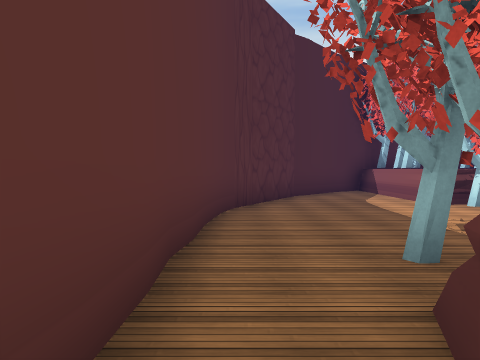
View 1 (above)

24 first-person views from a walk through a scene from a Unity 3-D project. The camera is 1.5 m above the floor, tilts 2° down and sees 70° across. The floor is counted in squares, 2 m on a side. Each view is taken from the middle of a square. On the plan, view 1 faces up. The plan holds only what a view shows up to about 11 squares ahead; the rest is blank. The place goes on beyond the plan. The player is left out. Some surface patterns are stand-ins.

View 2
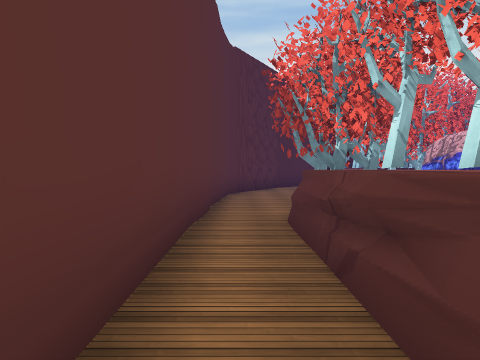

View 3
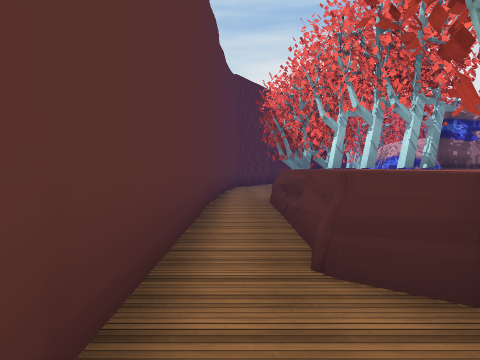

View 4
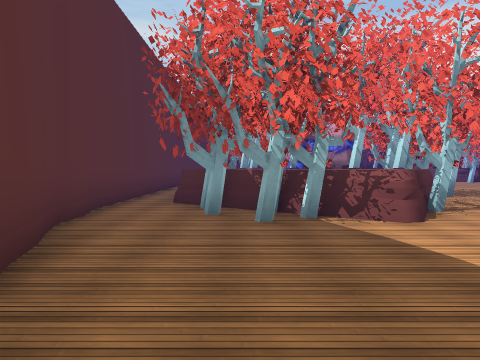

View 5
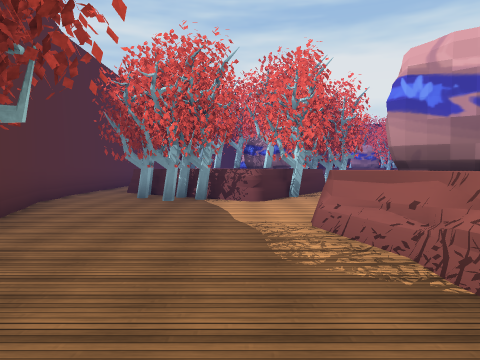

View 6
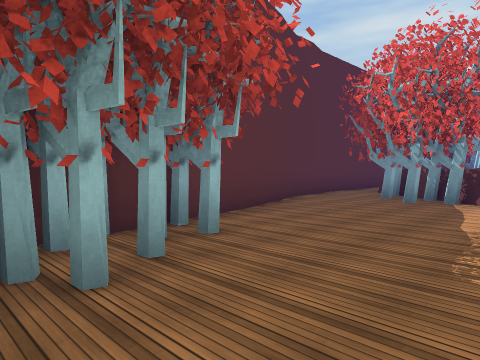

View 7
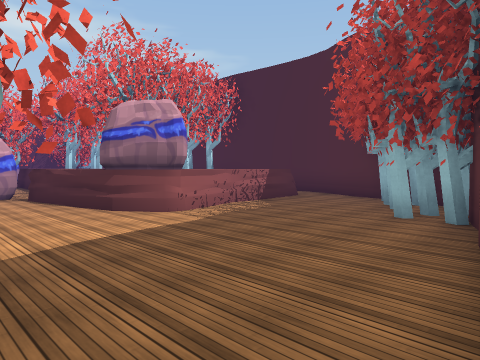

View 8
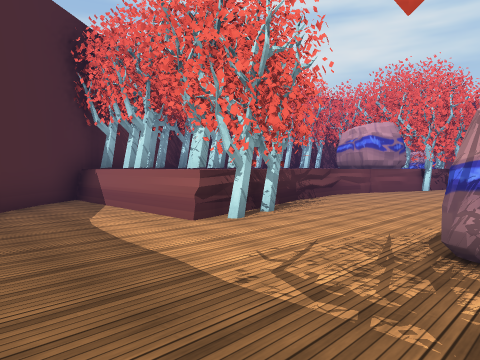

View 9
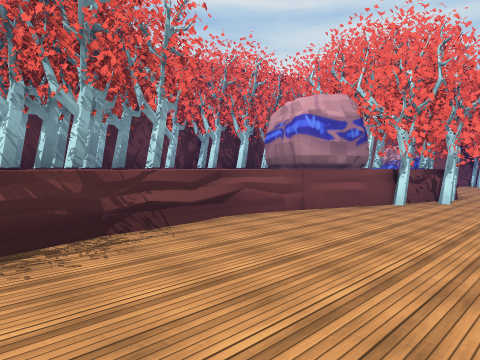

View 10
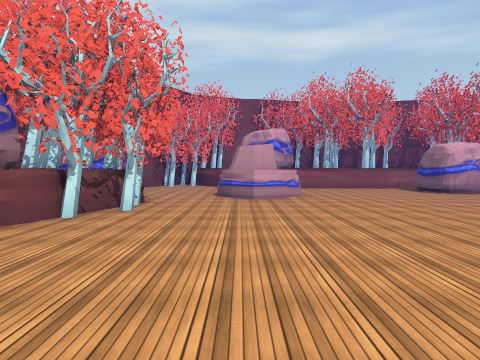

View 11
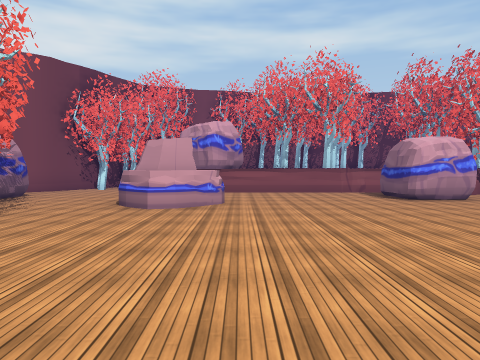

View 12
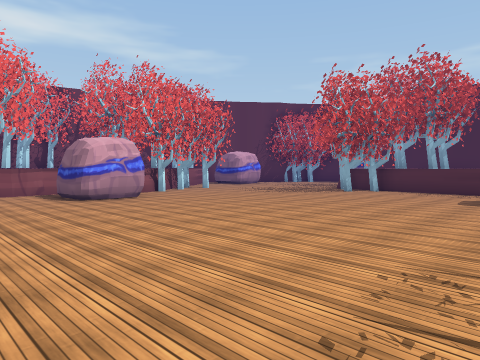

View 13
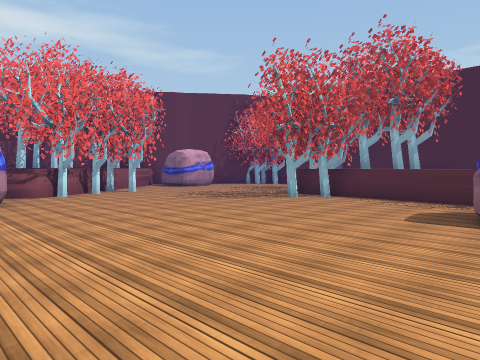

View 14
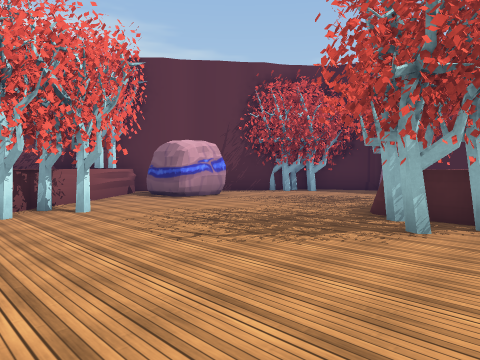

View 15
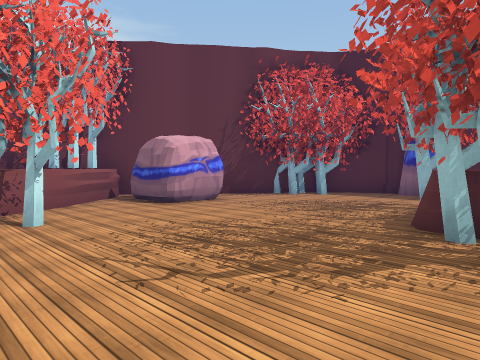

View 16
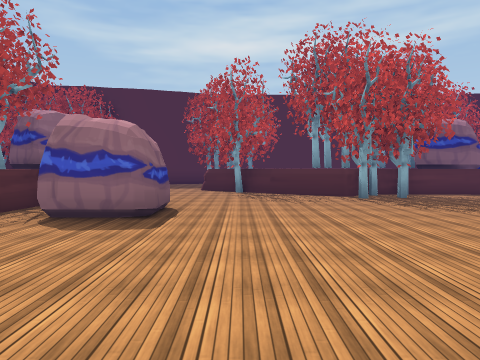

View 17
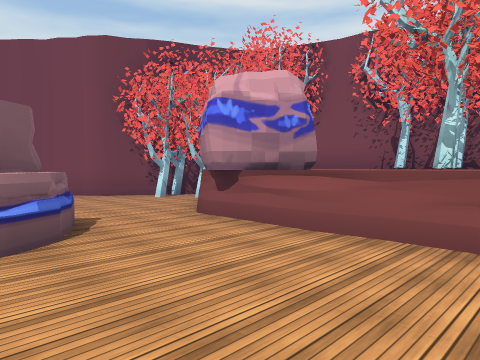

View 18
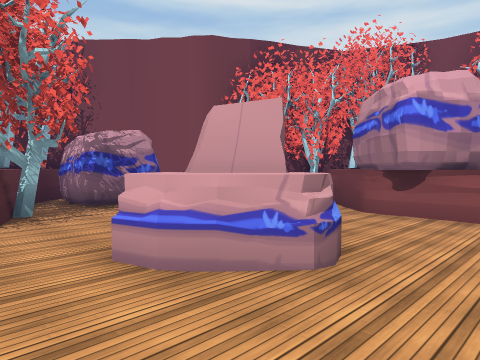

View 19
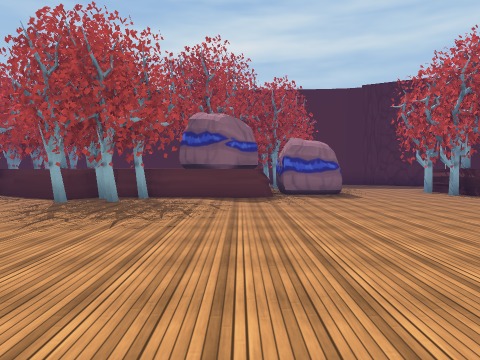

View 20
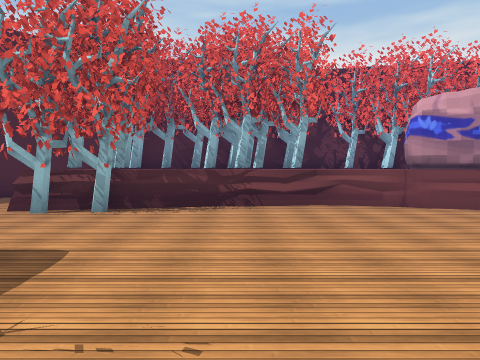

View 21
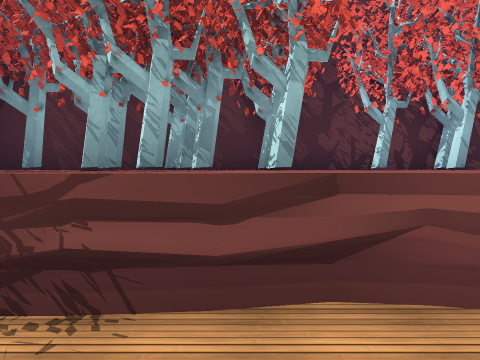

View 22
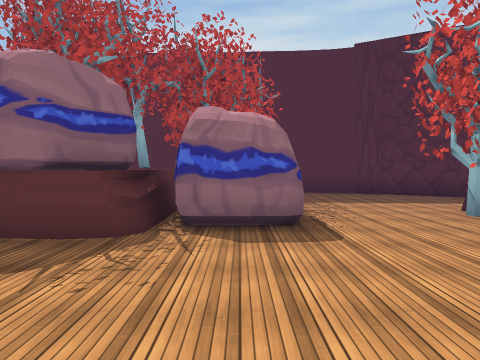

View 23
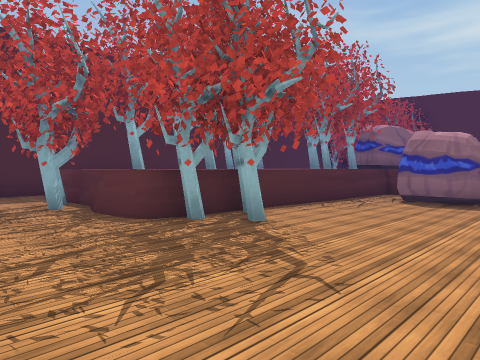

View 24
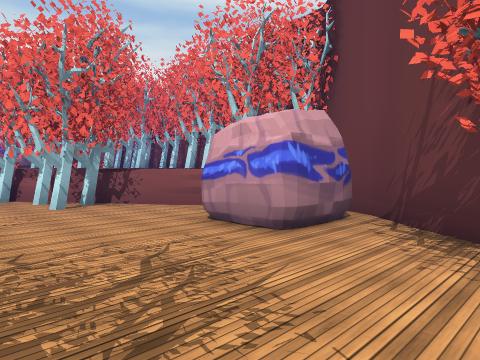

### Floor plan
Key: @ floor where view 1 was taken; # wall or solid block; . floor; = window, fence, low wall or low ledge; ^ raised ledge; T tree; B boulder; R rock; O other object.
Columns run from 1 left of view 1 to 25 right of it. Each row starts with its distance up from view 1.
 13        ######TT#
 12      ###TT##  T####
 11     ##T#TTT#  T   ##
 10    #.###TTT#^^    ####
  9   #..=##^###^B  T##BB.#
  8  #...#TT^^^^^###T#.BB.##
  7  #...#TT......T#TT.....TT##
  6 #............. TT...... TT#
  5 #......................# T#
  4 #.................^#..##  #
  3 #..T.BB...........^#..##^
  2 #.#T..B...............##^^T
  1 #.######..............^###O
  0 #@#####B..............####
 -1 #.^TT  T..............T #
 -2 #.^^  ##T..........BB.^
 -3 #.^^^ #T#T.........BB
 -4 #.^^^^#T.............#
 -5 #.##  ##.............T ###T
 -6 #.TTT^T..............TT  #T
 -7 #. TT#...............TT^ ##
 -8 #..........BB..........^###
 -9  #........#BB...T.......TT#
-10  #.....#B^^#^^..TT.....BBT#
-11  #....^##### ^####....BBB#
-12   T....^B     ####.....B#
-13   #T...^      T###T.....#
-14   TTT..^         #T.. TT
-15    TT..^         ^...TT
-16      ###         ..R.T#
-17                ######

Positions as (right, up) in squares from view 1, and headings:
1: (0, 0), facing up
2: (0, -4), facing up
3: (0, -7), facing up
4: (2, -12), facing up
5: (4, -15), facing up
6: (5, -15), facing up-left
7: (0, -7), facing down-right
8: (1, 3), facing up-right
9: (6, 4), facing up-right
10: (8, 4), facing right
11: (10, 2), facing right
12: (10, 1), facing down-right
13: (10, -2), facing down-right
14: (14, -5), facing down-right
15: (15, -6), facing down-right
16: (16, -6), facing left
17: (17, -1), facing up-right
18: (15, 1), facing up-right
19: (15, 1), facing left
20: (8, 1), facing up
21: (9, 6), facing up
22: (10, 3), facing left
23: (19, -6), facing down-left
24: (18, -14), facing up-right
